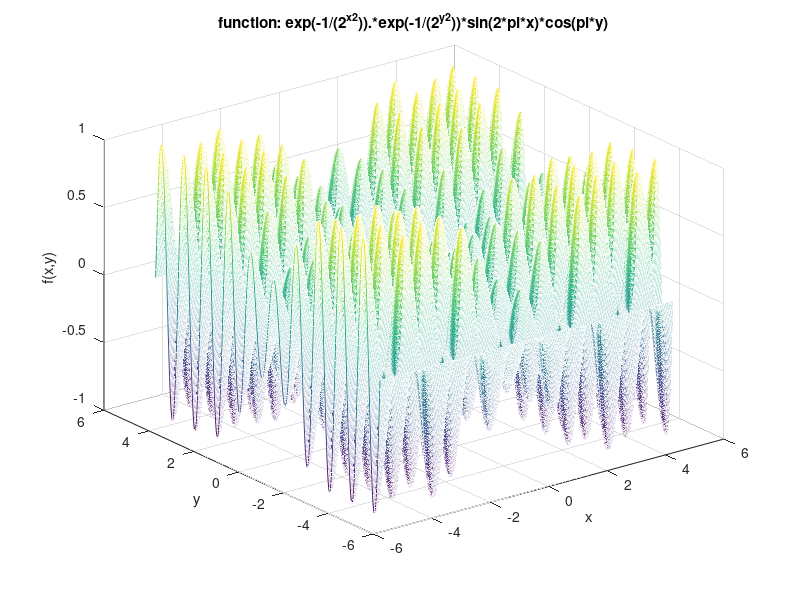
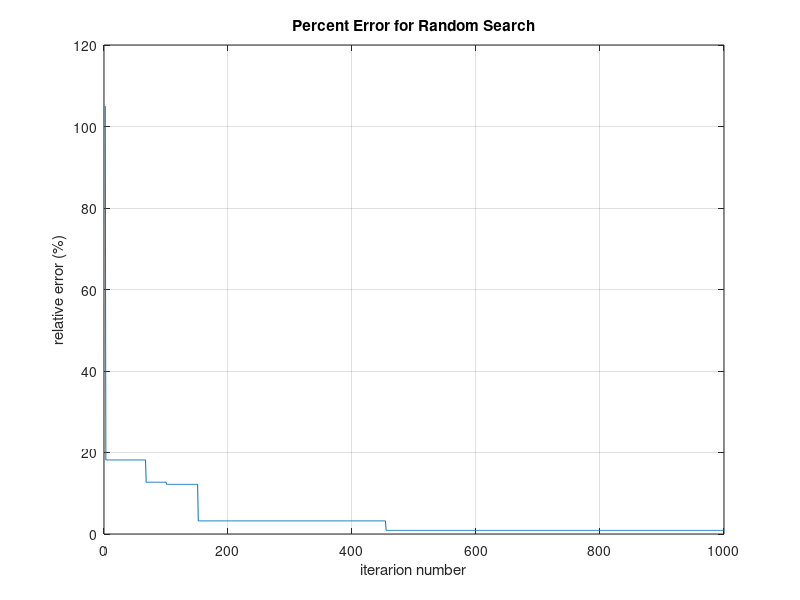
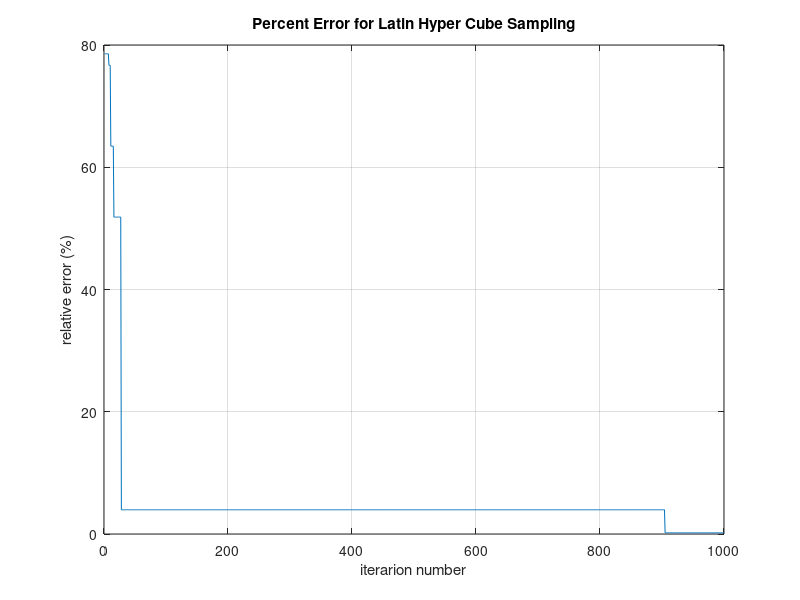

Here is the MATLAB script that generated these plots, in order: (Note: this script raises an error after producing the figures.)
%
%% MECH 505-Homework 3
%% Sichao Zhang
%
%% Problem 3
x = -5 : 0.01 : 5;
y = -5 : 0.01 : 5;
f = @(x,y) exp(-1./(2.^(x.^2))).*exp(-1./(2.^(y.^2))).*sin(2.*pi.*x).*cos(pi.*y); 
fx = @(x,y) 2*pi*exp(-1./2.^(x.^2)).*exp(-1./2.^(y.^2)).*cos(2.*pi.*x).*cos(pi.*y) ...
    + 2./2.^(x.^2).*x.*exp(-1./2.^(x.^2)).*exp(-1./2.^(y.^2))*log(2).*cos(pi*y).*sin(2*pi*x);
fy = @(x,y) 2./2.^(y.^2).*y.*exp(-1./2.^(x.^2)).*exp(-1./2.^(y.^2))*log(2).*cos(pi*y).*sin(2*pi*x) ...
    - pi*exp(-1./2.^(x.^2)).*exp(-1./2.^(y.^2)).*sin(2*pi*x).*sin(pi*y);
fxx = @(x,y) (6243314768165359./2.^(x.^2).*exp(-1./2.^(x.^2)).*exp(-1./2.^(y.^2)).*cos(pi.*y).*sin(2.*pi.*x))./4503599627370496 ...
    - 4.*pi.^2.*exp(-1./2.^(x.^2)).*exp(-1./2.^(y.^2)).*cos(pi.*y).*sin(2.*pi.*x) ...
    - (6243314768165359./2.^(x.^2).*x.^2.*exp(-1./2.^(x.^2)).*exp(-1./2.^(y.^2)).*log(2).*cos(pi.*y).*sin(2.*pi.*x))./2251799813685248 ...
    + (6243314768165359./2.^(2.*x.^2).*x.^2.*exp(-1./2.^(x.^2)).*exp(-1./2.^(y.^2)).*log(2).*cos(pi.*y).*sin(2.*pi.*x))./2251799813685248 ...
    + (6243314768165359./2.^(x.^2).*x.*pi.*exp(-1./2.^(x.^2)).*exp(-1./2.^(y.^2)).*cos(2.*pi.*x).*cos(pi.*y))./2251799813685248 ...
    + 4./2.^(x.^2).*x.*pi.*exp(-1./2.^(x.^2)).*exp(-1./2.^(y.^2)).*log(2).*cos(2.*pi.*x).*cos(pi.*y);
fyy = @(x,y) (6243314768165359./2.^(y.^2).*exp(-1./2.^(x.^2)).*exp(-1./2.^(y.^2)).*cos(pi.*y).*sin(2.*pi.*x))./4503599627370496 ...
    - pi.^2.*exp(-1./2.^(x.^2)).*exp(-1./2.^(y.^2)).*cos(pi.*y).*sin(2.*pi.*x) ...
    - (6243314768165359./2.^(y.^2).*y.^2.*exp(-1./2.^(x.^2)).*exp(-1./2.^(y.^2)).*log(2).*cos(pi.*y).*sin(2.*pi.*x))./2251799813685248 ...
    + (6243314768165359./2.^(2.*y.^2).*y.^2.*exp(-1./2.^(x.^2)).*exp(-1./2.^(y.^2)).*log(2).*cos(pi*y).*sin(2.*pi.*x))./2251799813685248 ...
    - (6243314768165359./2.^(y.^2).*y.*pi.*exp(-1./2.^(x.^2)).*exp(-1./2.^(y.^2)).*sin(2.*pi.*x).*sin(pi.*y))./4503599627370496 ...
    - 2./2.^(y.^2).*y.*pi.*exp(-1./2.^(x.^2)).*exp(-1./2.^(y.^2)).*log(2).*sin(2.*pi.*x).*sin(pi.*y);
fxy = @(x,y) 4./2.^(y.^2).*y.*pi.*exp(-1./2.^(x.^2)).*exp(-1./2.^(y.^2)).*log(2).*cos(2.*pi.*x).*cos(pi.*y) ...
    - (6243314768165359./2.^(x.^2).*x.*pi.*exp(-1./2.^(x.^2)).*exp(-1./2.^(y.^2)).*sin(2.*pi.*x).*sin(pi.*y))./4503599627370496 ...
    - 2.*pi.^2.*exp(-1./2.^(x.^2)).*exp(-1./2.^(y.^2)).*cos(2.*pi.*x).*sin(pi.*y) ...
    + (6243314768165359./2.^(x.^2)./2.^(y.^2).*x.*y.*exp(-1./2.^(x.^2)).*exp(-1./2.^(y.^2)).*log(2).*cos(pi.*y).*sin(2.*pi.*x))./2251799813685248;
fyx = @(x,y) (6243314768165359./2.^(y.^2).*y.*pi.*exp(-1./2.^(x.^2)).*exp(-1./2.^(y.^2)).*cos(2.*pi.*x).*cos(pi.*y))./2251799813685248 ...
    - 2.*pi.^2.*exp(-1./2.^(x.^2)).*exp(-1./2.^(y.^2)).*cos(2.*pi.*x).*sin(pi.*y) ...
    - 2./2.^(x.^2).*x.*pi.*exp(-1./2.^(x.^2)).*exp(-1./2.^(y.^2)).*log(2).*sin(2.*pi.*x).*sin(pi.*y) ...
    + (6243314768165359./2.^(x.^2)./2.^(y.^2).*x.*y.*exp(-1./2.^(x.^2)).*exp(-1./2.^(y.^2)).*log(2).*cos(pi.*y).*sin(2.*pi.*x))./2251799813685248;
%%
for ii = 1 : length(x)
    for jj = 1 : length(y)
        func(ii,jj) = f(x(ii),y(jj));
    end
end
global_max = max(max(func));
figure(1);
mesh(x,y,func);
hold on;
xlabel('x');
ylabel('y');
zlabel('f(x,y)');
title('function: exp(-1/(2^x^2)).*exp(-1/(2^y^2))*sin(2*pi*x)*cos(pi*y)');

clear ii jj;
%
%% Random Search
opt_f = [];
cnt = [];
for ii = 1 : 1e3
    new_x(:,ii) = rand(1)*10-5;
    new_y(:,ii) = rand(1)*10-5;
    new_f(:,ii) = f(new_x(:,ii),new_y(:,ii));
    if ii > 1
        if new_f(:,ii) > opt_f(end)
            opt_f = [opt_f,new_f(:,ii)];
            opt_x = [opt_x,new_x(:,ii)];
            opt_y = [opt_y,new_y(:,ii)];
            cnt = [cnt,ii];
        else
            opt_f = [opt_f,opt_f(:,ii-1)];
            opt_x = [opt_x,opt_x(:,ii-1)];
            opt_y = [opt_y,opt_y(:,ii-1)];
            cnt = [cnt,ii];
        end
    else
        opt_x = new_x(:,ii);
        opt_y = new_y(:,ii);
        opt_f = new_f(:,ii);
        cnt = ii;
    end
end

rand_max = opt_f(end);
rand_relerr = (1-opt_f)/1 *100;
rand_minrelerr = rand_relerr(end);

rand_search(1,:) = cnt;
rand_search(2,:) = opt_f;
rand_search(3,:) = rand_relerr;

figure(2);
plot(rand_search(1,:),rand_search(3,:));
grid on;
xlabel('iterarion number');
ylabel('relative error (%)');
title('Percent Error for Random Search');

clear new_f new_x new_y opt_x opt_y ii cnt rand_relerr opt_f;
%
%% Latin Hyper Cube Sampling
% pick 1e3 * 1e3 coordinates
l_x = -5 : 0.01 : 5;
l_y = -5 : 0.01 : 5;
len_x = length(x);
len_y = length(y);
cord = zeros(len_x,len_y);
for ii = 1 : 1e3
    latin_x(:,ii) = unidrnd(len_x);
    latin_y(:,ii) = unidrnd(len_y);
    cord(latin_x(:,ii),latin_y(:,ii))=1;
    while cord(latin_x(:,ii),latin_y(:,ii)) == 0
        latin_x(:,ii) = unidrnd(len_x);
        latin_y(:,ii) = unidrnd(len_y);
        cord(latin_x(:,ii),latin_y(:,ii))=1;
    end
    new_x(:,ii) = -5+0.01*(latin_x(:,ii)-1);
    new_y(:,ii) = -5+0.01*(latin_y(:,ii)-1);
    new_f(:,ii) = f(new_x(:,ii),new_y(:,ii));
end

% find max
opt_x = new_x(:,1);
opt_y = new_y(:,1);
optlatin_f = new_f(:,1);
cnt = 1;

for ii = 2 : 1e3
    if new_f(:,ii)>optlatin_f(end)
        optlatin_f = [optlatin_f,new_f(:,ii)];
        opt_x = [opt_x,new_x(:,ii)];
        opt_y = [opt_y,new_y(:,ii)];
        cnt = [cnt,ii];
    else
        optlatin_f = [optlatin_f,optlatin_f(:,ii-1)];
        opt_x = [opt_x,opt_x(:,ii-1)];
        opt_y = [opt_y,opt_y(:,ii-1)];
        cnt = [cnt,ii];
    end
end

latin_max = optlatin_f(end);
latin_relerr = (1-optlatin_f)/1 *100;
Latin_minrelerr = latin_relerr(end);

latin_hyper(1,:) = cnt;
latin_hyper(2,:) = optlatin_f;
latin_hyper(3,:) = latin_relerr;

figure(3);
plot(latin_hyper(1,:),latin_hyper(3,:));
grid on;
xlabel('iterarion number');
ylabel('relative error (%)');
title('Percent Error for Latin Hyper Cube Sampling');

clear l_x l_y latin_x latin_y new_x new_y new_f opt_x opt_y ii cnt cord latin_relerr latin_x latin_y len_x len_y optlatin_f;
%
%% Univariate Search

uni_x(:,1) = 0;
uni_y(:,1) = 0;
uni_f(:,1) = f(uni_x(:,1),uni_y(:,1));

opt_f(:,1) = uni_f(:,1);
for ii = 1 : 1000
    mode = mod(ii,2);
    if mode == 0
        trange = [uni_x(ii),5];
    elseif mode == 1
        trange = [uni_y(ii),5];
    end
    [uni_x(:,ii+1),uni_y(:,ii+1),uni_f(:,ii+1)] = uni_quad(f,uni_x(:,ii),uni_y(:,ii),trange,mode);
    if uni_f(:,ii+1)>opt_f(:,ii)
        opt_f(:,ii+1) = uni_f(:,ii+1);
    else
        opt_f(:,ii+1) = opt_f(:,ii);
    end
end

uni_max = opt_f(end);
uni_relerr = (1-opt_f)/1 *100;
uni_minrelerr = uni_relerr(end);

uni_search(1,:) = 1:length(opt_f);
uni_search(2,:) = opt_f;
uni_search(3,:) = uni_relerr;

figure(4);
plot(uni_search(1,:),uni_search(3,:));
grid on;
xlabel('iterarion number');
ylabel('relative error (%)');
title('Percent Error for Univariate Search');

clear ii mode opt_f trange uni_f uni_relerr uni_x uni_y;
%
%% Newton's Method (Start from (0,0))
q(:,1) = [0;0];
df = @(x,y) [fx(x,y);fy(x,y)];
H = @(x,y) [fxx(x,y),fxy(x,y);fyx(x,y),fyy(x,y)];
opt_f(:,1) = f(q(1,1),q(2,1));
for ii = 1 : 1000
    if df(q(1,ii),q(2,ii)) == 0
        break
    end
    q(:,ii+1) = q(:,ii) - H(q(1,ii),q(2,ii))\df(q(1,ii),q(2,ii));
    if f(q(1,ii+1),q(2,ii+1)) > opt_f(:,ii)
        opt_f(:,ii+1) = f(q(1,ii+1),q(2,ii+1));
    else
        opt_f(:,ii+1) = opt_f(:,ii);
    end
end

newton0_max = opt_f(end);
newton0_relerr = (1-opt_f)/1 *100;
newton0_minrelerr = newton0_relerr(end);

newton0(1,:) = 1:length(opt_f);
newton0(2,:) = opt_f;
newton0(3,:) = newton0_relerr;

figure(5);
plot(newton0(1,:),newton0(3,:));
grid on;
xlabel('iterarion number');
ylabel('relative error (%)');
title('Percent Error for Newtons Method (Start from (0,0))');

clear df H newton0_relerr opt_f q ii;

%
%% Newton's Method (Start from (0.1,0.1))
q(:,1) = [0.1;0.1];
df = @(x,y) [fx(x,y);fy(x,y)];
H = @(x,y) [fxx(x,y),fxy(x,y);fyx(x,y),fyy(x,y)];
opt_f(:,1) = f(q(1,1),q(2,1));
for ii = 1 : 1000
    if df(q(1,ii),q(2,ii)) == 0
        break
    end
    q(:,ii+1) = q(:,ii) - H(q(1,ii),q(2,ii))\df(q(1,ii),q(2,ii));
    if f(q(1,ii+1),q(2,ii+1)) > opt_f(:,ii)
        opt_f(:,ii+1) = f(q(1,ii+1),q(2,ii+1));
    else
        opt_f(:,ii+1) = opt_f(:,ii);
    end
end

newton1_max = opt_f(end);
newton1_relerr = (1-opt_f)/1 *100;
newton1_minrelerr = newton1_relerr(end);

newton1(1,:) = 1:length(opt_f);
newton1(2,:) = opt_f;
newton1(3,:) = newton1_relerr;

figure(6);
plot(newton1(1,:),newton1(3,:));
grid on;
xlabel('iterarion number');
ylabel('relative error (%)');
title('Percent Error for Newtons Method (Start from (0.1,0.1))');

clear df H newton1_relerr opt_f q ii;
%
%%
figure(7);
plot(rand_search(1,:),rand_search(3,:));
hold on;
plot(latin_hyper(1,:),latin_hyper(3,:));
hold on;
plot(uni_search(1,:),uni_search(3,:));
hold on;
plot(newton0(1,:),newton0(3,:));
hold on;
plot(newton1(1,:),newton1(3,:));
hold on;
grid on;
legend('random search','latin hyper cube','univariate search','newtons method (0,0)','newtons method (0.1,0.1)');
xlabel('iterarion number');
ylabel('relative error (%)');
title('Compare of Four Methods');

